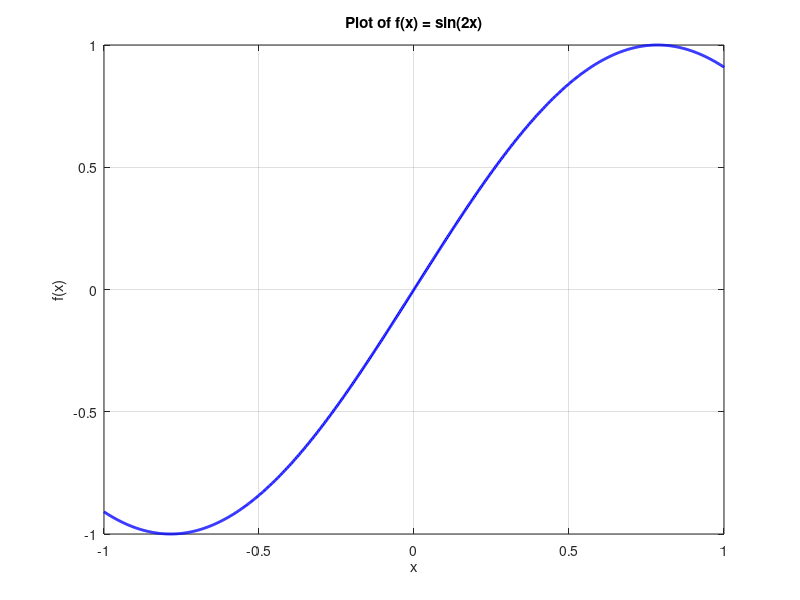

Here is the MATLAB script that generated this plot:
format long;

x = linspace(-1, 1, 1000);

f = sin(2*x);

plot(x, f, 'b', 'Linewidth', 2);
title('Plot of f(x) = sin(2x)');
xlabel('x');
ylabel('f(x)');
grid on;